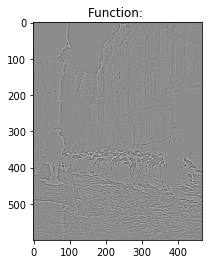
#> input picture Lab 2/Laplacian/function .png, 209 x 264 px, given in place of 1.png, which was not available
$ python prac.py
#> lines starting #> are read from the running program, lines starting #| are printed output that depends on the picture; pictures that were not available may be replaced by others from this repository, and a replacement may not be noted
# -*- coding: utf-8 -*-
"""
Created on Sat May  7 14:18:51 2022

@author: Asus
"""

import cv2 as cv
import matplotlib.pyplot as plt
import numpy as np
import math

def clip(img):
    m = img.shape[0]
    n = img.shape[1]
    for i in range(m):
        for j in range(n):
            if img[i][j] > 255:
                img[i][j] = 255
            if img[i][j] < 0:
                img[i][j] = 0
    return img.astype(np.float32)

path = "C:/Users/Asus/Desktop/1.png"

img = cv.imread(path)
#> img is the input picture: shape (264, 209, 3); min 0, max 255, mean 173

img = cv.cvtColor(img, cv.COLOR_BGR2GRAY)
#> img: shape (264, 209)

plt.imshow(img,'gray')

plt.title("Input")

plt.show()

im_g = img

blur = cv.GaussianBlur(im_g,(3,3),0)
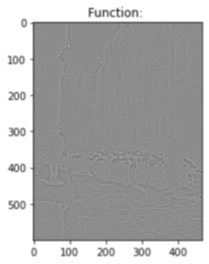
#> blur: shape (264, 209); min 68, max 255, mean 173

laplacian = cv.Laplacian(blur,cv.CV_64F)
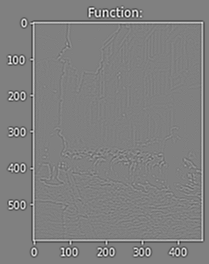
#> laplacian: shape (264, 209) float64; min -169, max 167, mean 0; drawn with min black and max white

plt.imshow(laplacian,'gray')

plt.title("Function: ")

plt.show()

print("Enter kernel height: ")

k_h = int(input())
#> the answer given: 3

print("Enter kernel weidth: ")

k_w = int(input())
#> the answer given: 3

kernel1 = np.zeros((k_h,k_w),np.float32)

kernel2 = np.zeros((k_h,k_w),np.float32)

sigma = 2.5

s = sigma*sigma

a = kernel1.shape[0] // 2
b = kernel1.shape[1] // 2

for x in range(-a,a+1):
    for y in range(-b,b+1):
        r = (x*x+y*y)
        r/=(2*s)
        r = math.exp(-(r))
        r = r/(2*3.1416*s)
        kernel1[a+x][b+y] = r

sigma = 1.0

s = sigma*sigma

for x in range(-a,a+1):
    for y in range(-b,b+1):
        r = (x*x+y*y)
        r/=(2*s)
        r = math.exp(-(r))
        r = r/(2*3.1416*s)
        kernel2[a+x][b+y] = r

kernel1 = kernel1-kernel2

m = img.shape[0]
#> m = 264
n = img.shape[1]
#> n = 209

op = np.zeros((m,n),np.float32)

for i in range(m):
    for j in range(n):
        for x in range(-a,a+1):
            for y in range(-b,b+1):
                if i-x>=0 and i-x<m and j-y>=0 and j-y<n:
                    op[i][j]+=kernel1[a+x][b+y]*img[i-x][j-y]
                else:
                    op[i][j]+=0
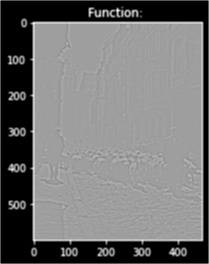
#> op: shape (264, 209) float32; min -146.2, max -40.12, mean -98.53; drawn with min black and max white

plt.imshow(op,'gray')

plt.title("Laplace filtered: ")

plt.show()

op = clip(op)
#> after the loop in clip, `for i in range(m):`: img: shape (264, 209) float32; every value is 0

plt.imshow(op,'gray')

plt.title("Laplace clipped: ")

plt.show()

img = img+op

img=clip(img)

plt.imshow(img,'gray')

plt.title("Laplace enhanced: ")

plt.show()
